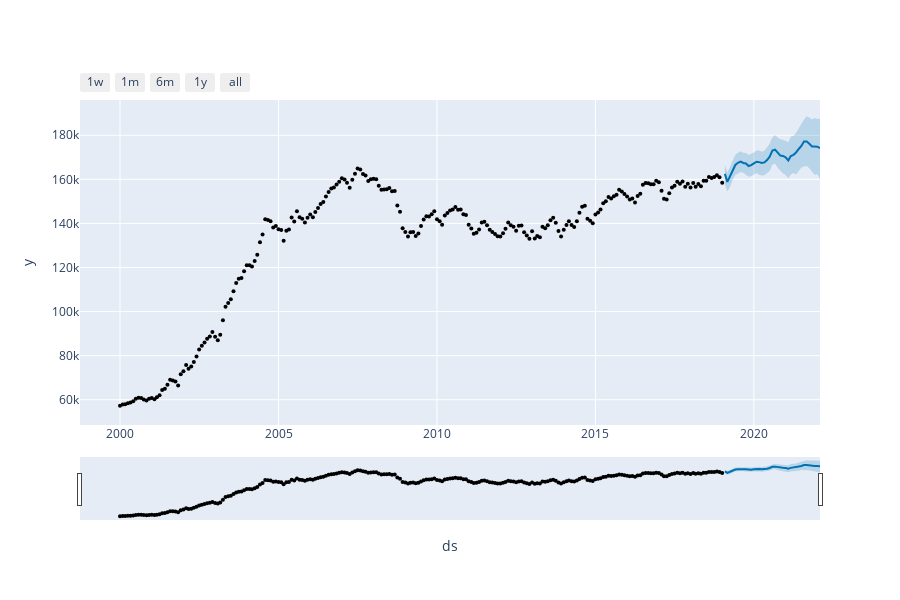

Notebook source saved alongside this figure:
### Code cell
from prophet.plot import plot_plotly, plot_components_plotly

plot_plotly(model, newcastle_forecast)
